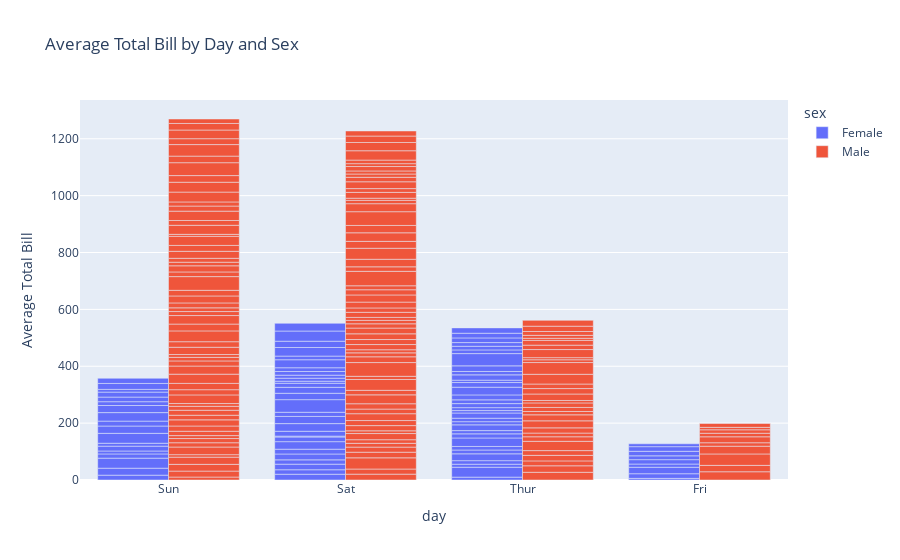

Notebook source saved alongside this figure:
### Code cell
"""
Instructions: 
 Modify the code to aggregate total_bill by day to show the mean (use 
tips.groupby('day')['total_bill'].mean() or Plotly’s built-in aggregation). 
 Add the color parameter to differentiate bars by sex. 
 Update the layout to include a title: "Average Total Bill by Day and Sex".

"""

fig = px.bar(
    tips,
    x='day',                # x-axis: day of the week
    y='total_bill',          # y-axis: total bill
    color='sex',             # separate bars by sex
    barmode='group',         # group bars side by side
    title="Average Total Bill by Day and Sex", 
    labels={'total_bill': 'Average Total Bill'}  # optional y-axis label
)

# Display the plot
fig.show()

### Figure 1 — Plotly figure (JSON) as saved in the notebook; plotly's stock layout.template omitted (floating-point values rounded to 4 significant figures; data arrays with more than 128 entries replaced by an {"elided": "..."} marker saying what was removed)
{"data": [{"alignmentgroup": "True", "hovertemplate": "sex=Female<br>day=%{x}<br>Average Total Bill=%{y}<extra></extra>", "legendgroup": "Female", "marker": {"color": "#636efa", "pattern": {"shape": ""}}, "name": "Female", "offsetgroup": "Female", "orientation": "v", "showlegend": true, "textposition": "auto", "type": "bar", "x": ["Sun", "Sun", "Sun", "Sun", "Sun", "Sun", "Sat", "Sat", "Sat", "Sat", "Sat", "Sat", "Sun", "Sun", "Sat", "Sat", "Sat", "Sat", "Sat", "Sat", "Sat", "Thur", "Thur", "Fri", "Fri", "Fri", "Fri", "Fri", "Sat", "Sat", "Sat", "Sat", "Sat", "Sun", "Sun", "Thur", "Thur", "Thur", "Thur", "Thur", "Thur", "Thur", "Thur", "Thur", "Thur", "Thur", "Thur", "Thur", "Thur", "Thur", "Thur", "Thur", "Thur", "Thur", "Thur", "Thur", "Thur", "Sun", "Sun", "Sun", "Sun", "Sun", "Sat", "Sat", "Sun", "Sun", "Sun", "Thur", "Thur", "Thur", "Thur", "Thur", "Thur", "Thur", "Sat", "Sat", "Sat", "Sat", "Sat", "Fri", "Fri", "Fri", "Fri", "Sat", "Sat", "Sat", "Thur"], "xaxis": "x", "y": [16.99, 24.59, 35.26, 14.83, 10.33, 16.97, 20.29, 15.77, 19.65, 15.06, 20.69, 16.93, 10.29, 34.81, 26.41, 16.45, 3.07, 17.07, 26.86, 25.28, 14.73, 10.07, 34.83, 5.75, 16.32, 22.75, 11.35, 15.38, 44.3, 22.42, 20.92, 14.31, 7.25, 25.71, 17.31, 10.65, 12.43, 24.08, 13.42, 12.48, 29.8, 14.52, 11.38, 20.27, 11.17, 12.26, 18.26, 8.51, 10.33, 14.15, 13.16, 17.47, 27.05, 16.43, 8.35, 18.64, 11.87, 29.85, 25.0, 13.39, 16.21, 17.51, 10.59, 10.63, 9.6, 20.9, 18.15, 19.81, 43.11, 13.0, 12.74, 13.0, 16.4, 16.47, 12.76, 13.27, 28.17, 12.9, 30.14, 13.42, 15.98, 16.27, 10.09, 22.12, 35.83, 27.18, 18.78], "yaxis": "y"}, {"alignmentgroup": "True", "hovertemplate": "sex=Male<br>day=%{x}<br>Average Total Bill=%{y}<extra></extra>", "legendgroup": "Male", "marker": {"color": "#EF553B", "pattern": {"shape": ""}}, "name": "Male", "offsetgroup": "Male", "orientation": "v", "showlegend": true, "textposition": "auto", "type": "bar", "x": {"elided": "157 str values"}, "xaxis": "x", "y": {"elided": "157 float values"}, "yaxis": "y"}], "layout": {"barmode": "group", "legend": {"title": {"text": "sex"}, "tracegroupgap": 0}, "title": {"text": "Average Total Bill by Day and Sex"}, "xaxis": {"anchor": "y", "domain": [0, 1], "title": {"text": "day"}}, "yaxis": {"anchor": "x", "domain": [0, 1], "title": {"text": "Average Total Bill"}}}}
